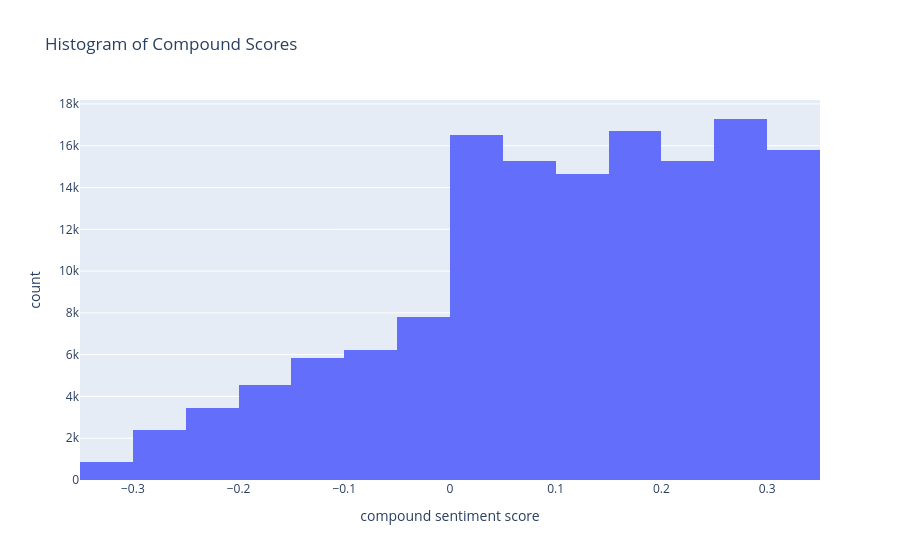

Source (notebook cell):
### Markdown cell above
This information can be useful for determining the topics of the tweets. 
Amazon and Aliexpress were among most commonly used hashtags which gave us this info that these tweets were mainly advertisements or they were about buying and selling parts which was kind of unrelated to our topic of research so they were dropped in data cleaning.
Now here are the new hashtags and as expected they are mainly brands and models hashtags.

### Code cell
# Histogram of Compound Scores
import plotly.express as px
print(df['compound sentiment score'].describe())
px.histogram(df, x="compound sentiment score", nbins=30, title = 'Histogram of Compound Scores')

### Figure 1 — Plotly figure (JSON) as saved in the notebook; plotly's stock layout.template omitted (floating-point values rounded to 4 significant figures; data arrays with more than 128 entries replaced by an {"elided": "..."} marker saying what was removed)
{"data": [{"alignmentgroup": "True", "bingroup": "x", "hovertemplate": "compound sentiment score=%{x}<br>count=%{y}<extra></extra>", "legendgroup": "", "marker": {"color": "#636efa", "pattern": {"shape": ""}}, "name": "", "nbinsx": 30, "offsetgroup": "", "orientation": "v", "showlegend": false, "type": "histogram", "x": {"elided": "142651 float values"}, "xaxis": "x", "yaxis": "y"}], "layout": {"autosize": true, "barmode": "relative", "legend": {"tracegroupgap": 0}, "title": {"text": "Histogram of Compound Scores"}, "xaxis": {"anchor": "y", "autorange": true, "domain": [0, 1], "range": [-0.35, 0.35], "title": {"text": "compound sentiment score"}, "type": "linear"}, "yaxis": {"anchor": "x", "autorange": true, "domain": [0, 1], "range": [0, 18190.0], "title": {"text": "count"}}}}
